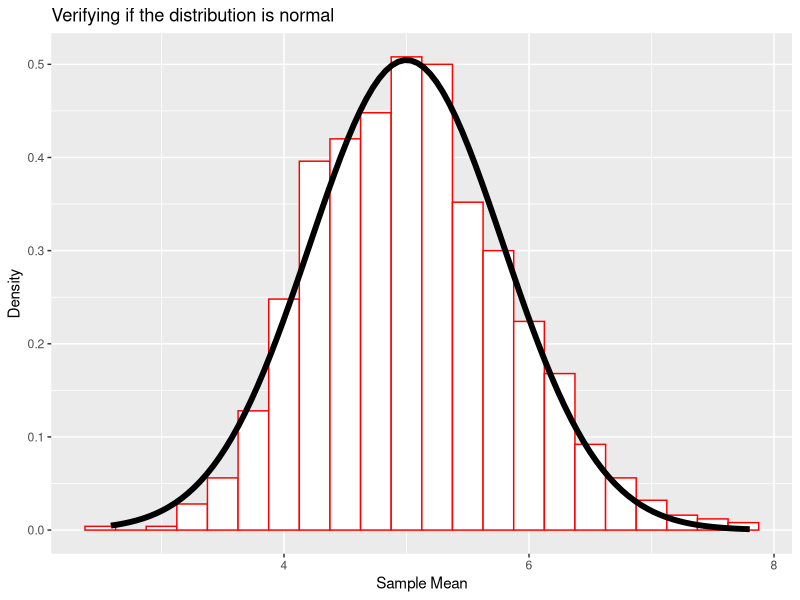

The R script that drew this image:
## ---- chunk 1
knitr::opts_chunk$set(echo = TRUE)
## ---- chunk 2
lambda <- 0.2
seed   <- 12321
n_exp  <- 40
n_sim  <- 1000

set.seed(seed)
## ---- chunk 3
means = NULL
for (i in 1: n_sim) means = c(means, mean(rexp(n_exp,lambda)))

## ---- chunk 4
mean(means)
## ---- chunk 5
lambda^-1
## ---- chunk 6
100*abs((lambda^-1) - mean(means))/mean(means)
## ---- chunk 7
var(means)
## ---- chunk 8
(lambda * sqrt(n_exp))^-2
## ---- chunk 9
100*abs(var(means)-(lambda * sqrt(n_exp))^-2)/var(means)
## ---- chunk 10
library(ggplot2)
ggplot(data.frame(x=means),aes(x=means))+
  geom_histogram(binwidth=0.25,color='red',fill='white',aes(y=..density..)) +
  stat_function(fun=dnorm,args=list(mean=lambda^-1,sd=(lambda*sqrt(n_exp))^-1),size=2)+ labs(title="Verifying if the distribution is normal")+xlab("Sample Mean")+ylab("Density")
  
